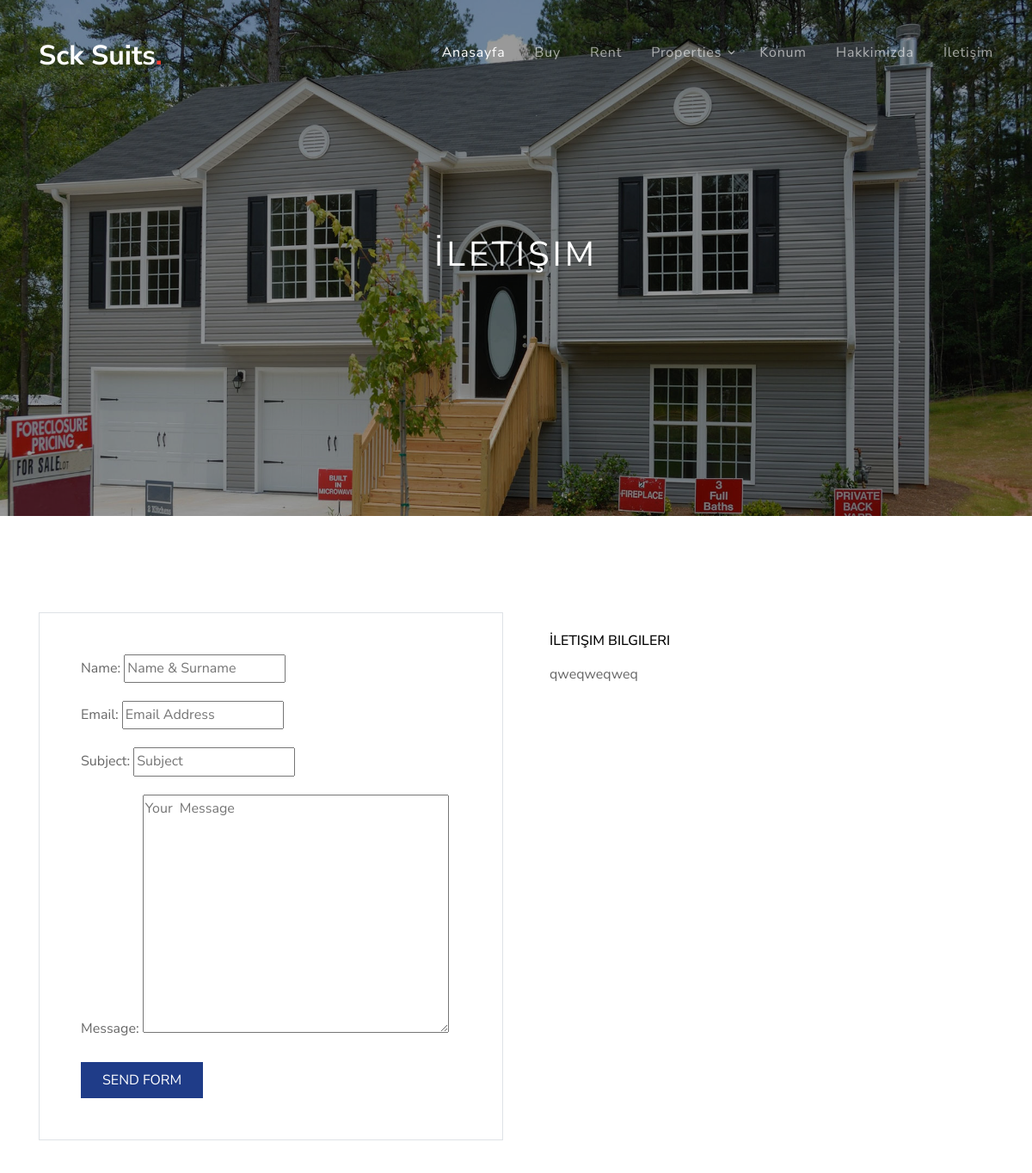
Page /iletisim/ (upper part) on the earlier database version.
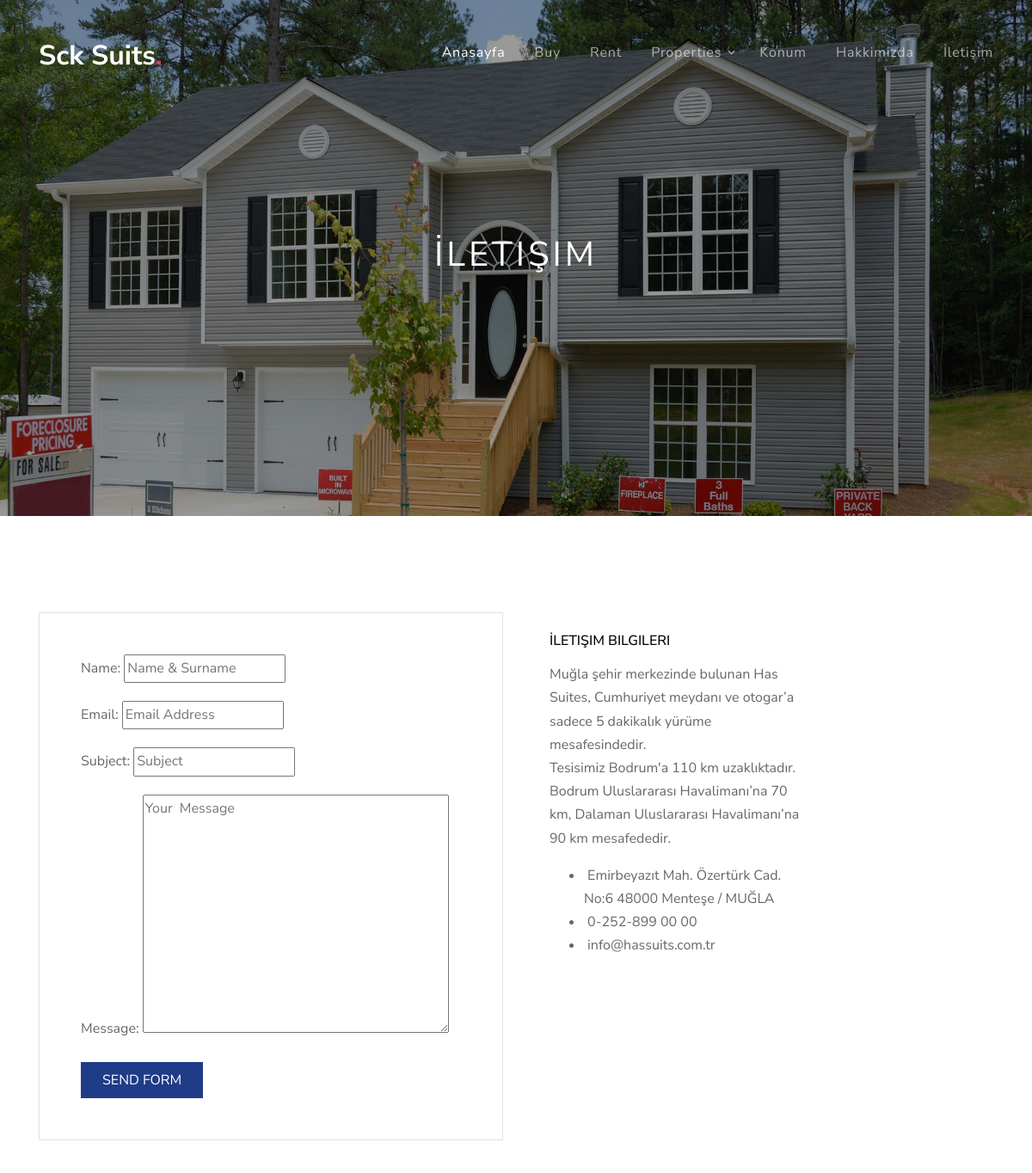
Same page on the later database version.
### home/models.py (models this page shows, shortened)
class Setting(models.Model):
    STATUS = (
        ('True', 'Evet'),
        ('False', 'Hayır'),
    )
    title = models.CharField(max_length=150)
    keywords = models.CharField(max_length=255)
    description = models.CharField(max_length=255)
    company = models.CharField(max_length=50)
    address = models.CharField(blank=True, max_length=150)
    phone = models.CharField(blank=True, max_length=15)
    fax = models.CharField(blank=True, max_length=15)
    email = models.CharField(blank=True, max_length=30)
    smtpserver = models.CharField(blank=True, max_length=20)
    smtpemail = models.CharField(blank=True, max_length=20)
    smtppassword = models.CharField(blank=True, max_length=10)
    smtpport = models.CharField(blank=True, max_length=5)
    icon = models.ImageField(blank=True, upload_to='images/')
    facebook = models.CharField(blank=True, max_length=50)
    instagram = models.CharField(blank=True, max_length=50)
    twitter = models.CharField(blank=True, max_length=50)
    aboutus = RichTextUploadingField()
    contact = RichTextUploadingField()
    references = RichTextUploadingField()
    status = models.CharField(max_length=10, choices=STATUS)
    create_at = models.DateTimeField(auto_now_add=True)
    update_at = models.DateTimeField(auto_now=True)

### home/views.py (the view, shortened to what this page needs)
# urls.py: path('iletisim/', views.iletisim, name='iletisim'),
def iletisim(request):
    setting = Setting.objects.get(pk=1)
    form = ContactFormu
    context = {'setting': setting, 'form': form}
    return render(request, 'iletisim.html', context)

### home/templates/iletisim.html (shortened to what this page needs)
{% extends "homebase.html" %}
{% load static %}
{% block content %}
    <div class="site-blocks-cover inner-page-cover overlay" style="background-image: url(../static/images/hero_bg_2.jpg);" data-aos="fade" data-stellar-background-ratio="0.5">
      <div class="container">
        <div class="row align-items-center justify-content-center text-center">
          <div class="col-md-10">
            <h1 class="mb-2">İletişim</h1>
          </div>
        </div>
      </div>
    </div>
    <div class="site-section">
      <div class="container">
        <div class="row">
            <div class="col-md-12 col-lg-6 mb-5">
            <form action="" method="post" class="p-5 bg-white border">
            {{ form.as_p }}
            <input type="submit" value="SEND FORM" class="btn btn-primary  py-2 px-4 rounded-0">
            </form>
            </div>
            <div class="col-lg-4">
                <div class="p-4 mb-3 bg-white">
                <h3 class="h6 text-black mb-3 text-uppercase">İletişim Bilgileri</h3>
                {{ setting.contact|safe }}
                </div>
            </div>
        </div>
      </div>
    </div>
{% endblock %}

Differences in the rows shown:
changed Setting: contact "qweqweqweq" → "Muğla şehir merkezinde bulunan Has Suites, Cumhuriyet meydanı ve otogar’a sadece 5 dakikalık yürüme mesafesindedir. Tesisimiz Bodrum'a 110 km uzaklıktadır. Bodrum Uluslararası Havalimanı’na 70 km, Dalaman Uluslararası Havalimanı’na 90 km mesafededir. Emirbeyazıt Mah. Özertürk Cad. No:6 48000 Menteşe / MUĞLA 0-252-899 00 00 info@hassuits.com.tr"
